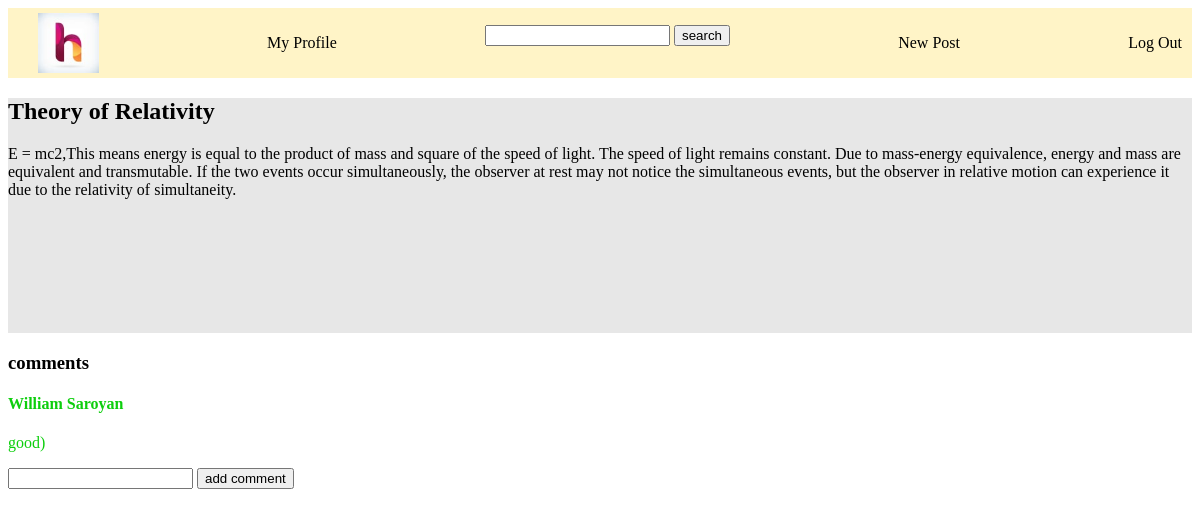
Page /detail/2/ (signed in) on the committed database.
### blog/models.py (models this page shows, shortened)
class Post(models.Model):
    title = models.CharField(max_length=150)
    body = models.TextField()
    profile = models.ForeignKey(Profile,related_name='posts',on_delete=models.CASCADE)
    def get_comments(self):
        comments = Comment.objects.filter(post = self)
        return comments

class Comment(models.Model):
    author = models.ForeignKey(Profile,on_delete=models.CASCADE)
    post = models.ForeignKey(Post,related_name='post_comment',on_delete=models.CASCADE)
    text = models.CharField(max_length=500)

### accounts/models.py (models this page shows, shortened)
class Profile(models.Model):
    user = models.OneToOneField('auth.user',related_name="profile_user",on_delete=models.CASCADE)
    first_name = models.CharField(max_length=150)
    last_name = models.CharField(max_length=150)
    category = models.CharField(max_length=150)
    birth_date = models.DateField()
    profile_image = models.ImageField(null=True,blank=True,upload_to='images/',default='user.jpg')
    def __str__(self):
        return f"{self.first_name} {self.last_name}"

### blog/views.py (the view)
# urls.py: path('detail/<int:pk>/',PostDetailView.as_view(),name= 'post_detail'),
class PostDetailView(DetailView):
    model = Post
    template_name = 'post_detail.html'

### templates/post_detail.html (shortened to what this page needs)
{% extends 'base.html'%}
{% block content %}
<div class="postdetail">
    <h2>{{post.title}}</h2>
    <p>{{post.body}}</p>
</div>
<h3>comments</h3>
{% for comment in post.get_comments %}
<div class="comments">
    <h4>{{comment.author }}</h4>
    <p>{{comment.text }}</p>
</div>
{% endfor %}
<form action="{% url 'add_comment' post.pk %}" method="post">
<input type="text" name="text">
<button type="submit">add comment</button>
</form>
{% endblock content %}

### static/css/base.css (style rules this page uses)
body { background-color: rgb(255, 255, 255); }
.postdetail { height: 30%; color: rgb(0, 0, 0); background-color: rgb(231, 231, 231); margin: auto; }
.comments { color: rgb(13, 206, 13); }

### rows in the picture
Post: title "Theory of Relativity", body "E = mc2,This means energy is equal to the product of mass and square of the speed of light. The speed of light remains constant. Due to mass-energy equivalence, energy and mass are equivalent and transmutable. If the two events occur simultaneously, the observer at rest may not notice the simultaneous events, but the observer in relative motion can experience it due to the relativity of simultaneity."
Comment: author "William Saroyan", text "good)"
